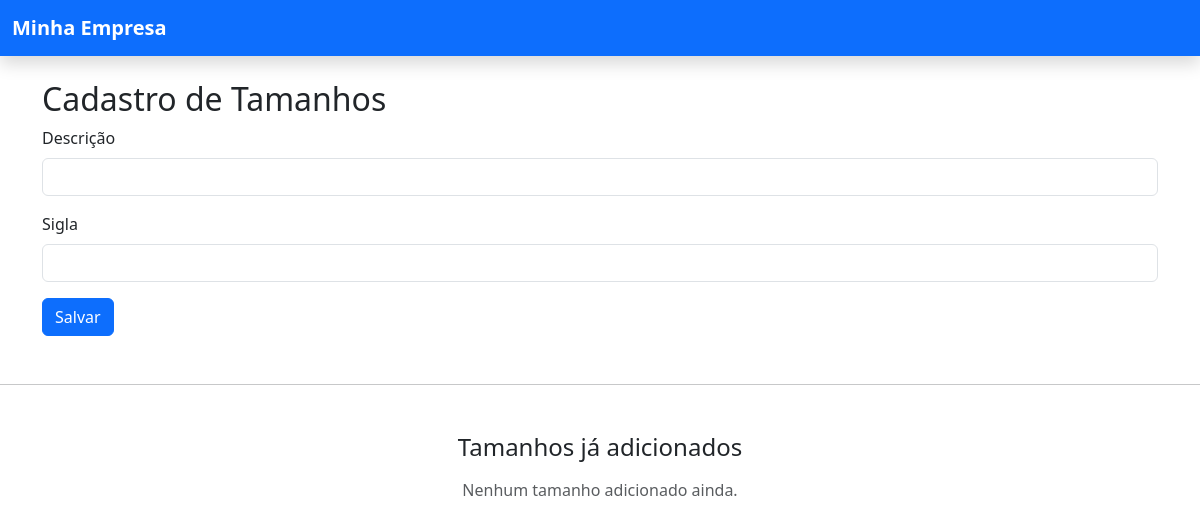
The page /Cadastro_Tamanhos/ on the database as committed earlier.
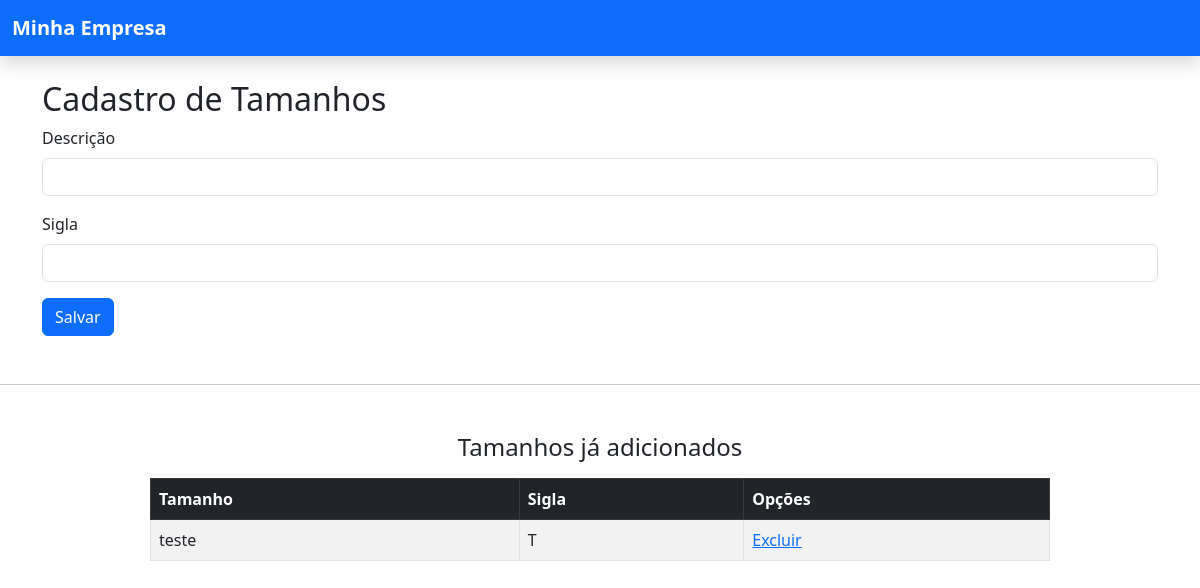
The same page on the database as committed later.
### Produtos/models.py (models this page shows)
class Tamanho(models.Model):
    Descricao = models.TextField(max_length=100)
    Sigla = models.TextField(max_length=100)

### Produtos/views.py (the view)
# urls.py: path('Cadastro_Tamanhos/', views.Cadastro_Tamanhos, name='Cadastro_Tamanhos'),
def Cadastro_Tamanhos(request):
    tamanhos = Tamanho.objects.all()
    return render(request,"Tamanho/Cadastro_Tamanhos.html",{"tamanhos":tamanhos})

### Produtos/templates/Tamanho/Cadastro_Tamanhos.html (shortened to what this page needs)
<!DOCTYPE html>
<html lang="pt-br">
<head>
    <link href="https://cdn.jsdelivr.net/npm/bootstrap@5.3.0/dist/css/bootstrap.min.css" rel="stylesheet">
</head>
<body>
    {% include 'partials/HeaderBase.html' %}
    <section class="container mt-4">
        <h2>Cadastro de Tamanhos</h2>
        <form method="POST" action="{% url 'Salvar_Tamanhos' %}">
            <div class="mb-3">
                <label for="Descricao" class="form-label">Descrição</label>
                <input type="text" class="form-control" id="Descricao" name="Descricao" required>
            </div>
            <div class="mb-3">
                <label for="Sigla" class="form-label">Sigla</label>
                <input type="text" class="form-control" id="Sigla" name="Sigla" required>
            </div>
            <button type="submit" class="btn btn-primary">Salvar</button>
        </form>
    </section>
    <hr class="my-5">
    <div class="container">
        <h4 class="mb-3 text-center">Tamanhos já adicionados</h4>
        {% if tamanhos %}
            <div class="table-responsive mx-auto" style="max-width: 900px;">
                <table class="table table-bordered table-striped">
                    <thead class="table-dark">
                        <tr>
                            <th>Tamanho</th>
                            <th>Sigla</th>
                            <th>Opções</th>
                        </tr>
                    </thead>
                    <tbody>
                        {% for tamanho in tamanhos %}
                            <tr>
                                <td>{{ tamanho.Descricao }}</td>
                                <td>{{ tamanho.Sigla }}</td>
                                <td>
                                    <a href="{% url 'Excluir_Tamanho' tamanho.id %}">Excluir</a>
                                </td>
                            </tr>
                        {% endfor %}
                    </tbody>
                </table>
            </div>
        {% else %}
            <p class="text-muted text-center">Nenhum tamanho adicionado ainda.</p>
        {% endif %}
    </div>
</body>
</html>

Rows that differ between the two databases and show on the page:
added Tamanho: Descricao "teste", Sigla "T"
Other text that changed with them:
text no longer shown: "Nenhum tamanho adicionado ainda."
text now shown: "Tamanho Sigla Opções"
